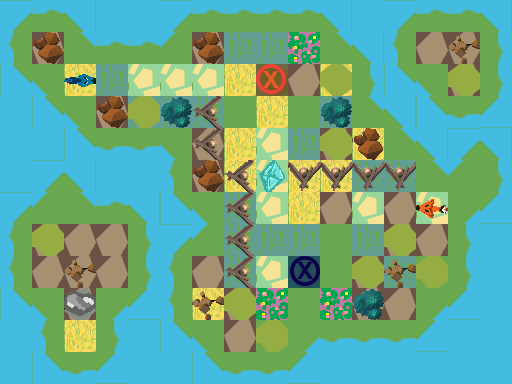

The image is a tile-based game level rendered from a .tmx file. Its description and complete source (layers, tilesets, objects, tile grids) follow:
An orthogonal 16x12 tile map with 32x32 px tiles, 3 tile layers (Ground, Obstacles, Objects), 1 hidden layer not drawn.

<map version="1.0" orientation="orthogonal" renderorder="right-down" width="16" height="12" tilewidth="32" tileheight="32" nextobjectid="6">
 <tileset firstgid="1" name="TilesetPlaceholder" tilewidth="32" tileheight="32" tilecount="240" columns="10">
  <image source="../../../Tileset.png" width="320" height="768" />
 </tileset>
 <layer name="Ground" width="16" height="12">
  <data encoding="csv">
3221225493,1610612747,1610612757,5,5,3221225493,1610612747,1610612747,1610612747,1610612747,1610612757,5,3221225493,1610612747,1610612747,1610612757,
3221225483,17,1610612767,1610612747,1610612747,3221225503,17,7,7,3,1610612767,1610612757,3221225483,17,17,11,
2684354581,2684354591,2,7,8,8,8,2,7,17,2,11,2684354581,2684354591,17,11,
5,2684354581,2684354591,17,7,7,7,1,2,1,7,1610612767,1610612757,2684354581,2684354571,21,
5,5,2684354581,2684354571,2684354571,2684354591,17,2,8,7,17,2,1610612767,1610612757,3221225493,1610612757,
5,3221225493,1610612757,5,5,3221225483,17,2,8,2,2,7,7,1610612767,3221225503,11,
3221225493,3221225503,1610612767,1610612747,1610612757,2684354581,2684354591,7,8,2,17,8,17,8,31,21,
3221225483,17,17,17,11,3221225493,3221225503,7,7,7,1,7,17,17,11,5,
3221225483,17,17,17,11,3221225483,17,7,8,1,1,17,7,1,11,5,
2684354581,2684354591,17,31,21,3221225483,2,17,3,1,3,17,17,31,21,5,
5,3221225483,2,11,5,2684354581,2684354591,17,1,31,2684354571,2684354571,2684354571,21,5,5,
5,2684354581,2684354571,21,5,5,2684354581,2684354571,2684354571,21,5,5,5,5,5,5
</data>
 </layer>
 <layer name="Obstacles" width="16" height="12">
  <data encoding="csv">
0,0,0,0,0,0,0,0,0,0,0,0,0,0,0,0,
0,56,0,0,0,0,56,0,0,0,0,0,0,0,55,0,
0,0,0,0,0,0,0,0,0,0,44,0,0,0,44,0,
0,0,0,56,44,42,1610612777,0,0,0,42,0,0,0,0,0,
0,0,0,0,0,0,1610612777,0,0,0,44,56,0,0,0,0,
0,0,0,0,0,0,56,1610612777,0,3221225513,3221225513,3221225513,3221225513,0,0,0,
0,0,0,0,0,0,0,1610612777,0,0,0,0,0,0,0,0,
0,44,0,0,0,0,0,1610612777,0,0,0,0,44,0,0,0,
0,0,55,0,0,0,0,1610612777,0,0,0,44,55,44,0,0,
0,0,43,0,0,0,55,44,0,0,0,42,0,0,0,0,
0,0,0,0,0,0,0,0,44,0,0,0,0,0,0,0,
0,0,0,0,0,0,0,0,0,0,0,0,0,0,0,0
</data>
 </layer>
 <layer name="Objects" width="16" height="12">
  <data encoding="csv">
0,0,0,0,0,0,0,0,0,0,0,0,0,0,0,0,
0,0,0,0,0,0,0,0,0,0,0,0,0,0,0,0,
0,0,2684354752,0,0,0,0,0,181,0,0,0,0,0,0,0,
0,0,0,0,0,0,0,0,0,0,0,0,0,0,0,0,
0,0,0,0,0,0,0,0,0,0,0,0,0,0,0,0,
0,0,0,0,0,0,0,0,184,0,0,0,0,0,0,0,
0,0,0,0,0,0,0,0,0,0,0,0,0,1610612927,0,0,
0,0,0,0,0,0,0,0,0,0,0,0,0,0,0,0,
0,0,0,0,0,0,0,0,0,182,0,0,0,0,0,0,
0,0,0,0,0,0,0,0,0,0,0,0,0,0,0,0,
0,0,0,0,0,0,0,0,0,0,0,0,0,0,0,0,
0,0,0,0,0,0,0,0,0,0,0,0,0,0,0,0
</data>
 </layer>
 <layer name="Solution" width="16" height="12" visible="0">
  <data encoding="csv">
224,224,224,224,224,224,224,224,224,224,224,224,224,224,224,224,
224,0,0,0,0,0,0,0,0,0,0,0,0,0,0,224,
224,0,0,0,0,0,0,0,0,0,0,0,0,0,0,224,
224,224,224,224,224,224,0,0,0,0,0,0,0,0,0,224,
224,224,224,224,224,224,0,0,0,0,0,0,0,0,0,224,
224,0,0,0,0,0,0,0,0,0,0,0,0,0,0,224,
224,0,0,0,0,0,0,0,0,0,0,0,0,0,0,224,
224,0,0,0,0,0,0,0,0,0,0,0,0,0,0,224,
224,0,0,0,0,0,0,0,0,0,0,17,0,0,0,224,
224,0,0,0,0,0,0,0,0,0,0,0,0,0,0,224,
224,0,0,0,0,0,0,0,0,0,0,0,0,0,0,224,
224,224,224,224,224,224,224,224,224,224,224,224,224,224,224,224
</data>
 </layer>
</map>
